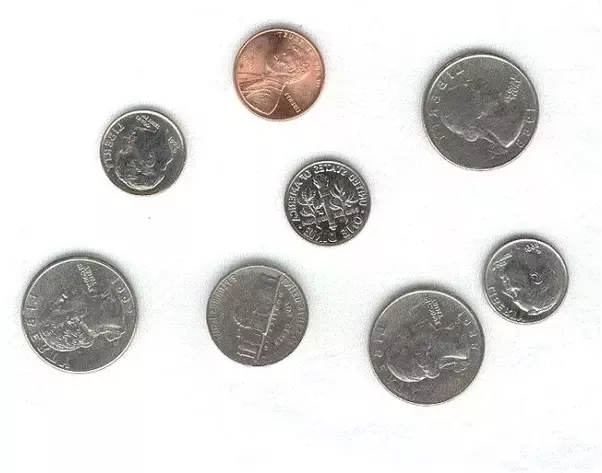
#> input picture Assignment2/coins/coins.png, 602 x 473 px
$ python threshold.py
#> lines starting #> are read from the running program, lines starting #| are printed output that depends on the picture; after the words box and inside, x2 and y2 are one past the last pixel; in counts of white or black regions, pixels touching at a corner belong together
import cv2
import matplotlib.pyplot as plt
import numpy as np

def nothing(x): pass

def plot_image(img, color_map=None):
    plt.imshow(img, cmap=color_map)
    plt.show()

img = cv2.imread("./coins/coins.png")
#> img is the input picture: shape (473, 602, 3); mean B, G, R 219.3, 220.7, 222.1
img = cv2.cvtColor(img, cv2.COLOR_BGR2RGB)

plot_image(img)

img = cv2.GaussianBlur(img, (5, 5), 10)
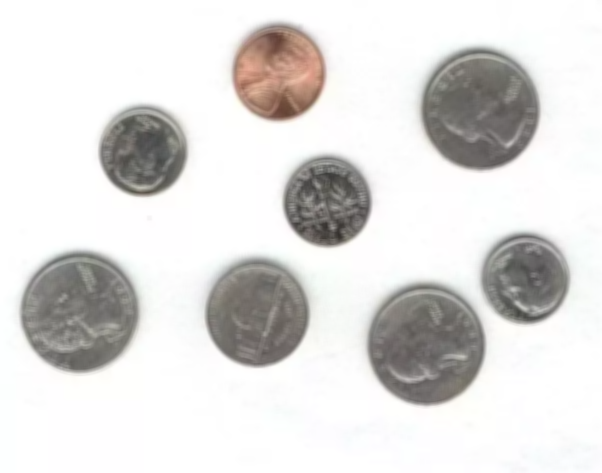
#> img: shape (473, 602, 3); mean R, G, B 222.1, 220.7, 219.3

grayscale_img = cv2.cvtColor(img, cv2.COLOR_BGR2GRAY)
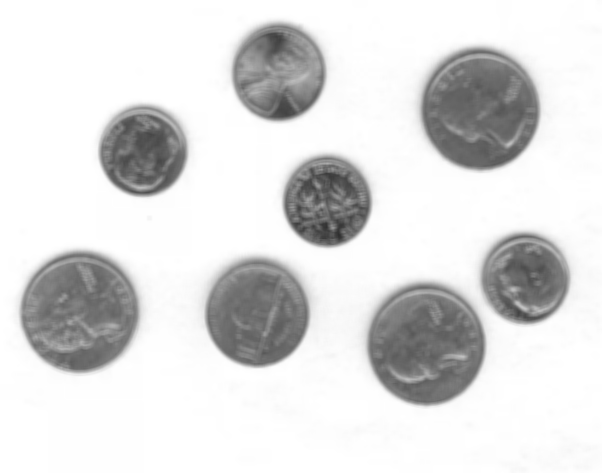
#> grayscale_img: shape (473, 602); min 47, max 255, mean 220.4
cv2.namedWindow("Threshold")
cv2.createTrackbar("T", "Threshold", 0, 255, nothing)
#> slider 'T' is set to 85

while True:
    t = cv2.getTrackbarPos("T", "Threshold")
    _, tmp = cv2.threshold(grayscale_img, t, 255, cv2.THRESH_BINARY_INV)
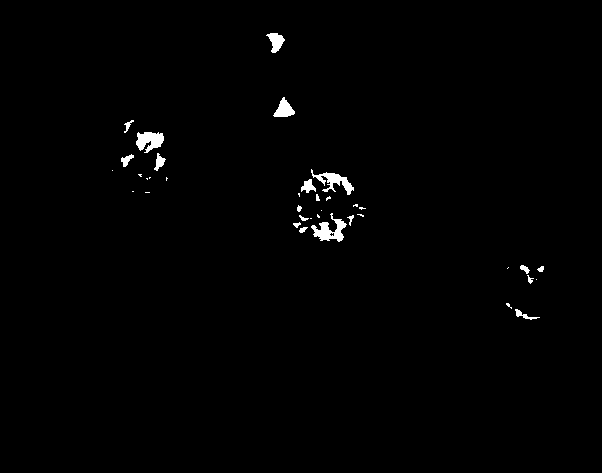
#> tmp: shape (473, 602); 0.88% white; 37 white regions (18 under 20 px), largest, box (x1, y1, x2, y2) and area: (311, 213, 347, 242) 449, (136, 132, 164, 153) 397, (311, 169, 354, 195) 391
    cv2.imshow("Threshold", tmp)
    if cv2.waitKey(1) == 27:
#> (key Esc is pressed here)
        break
cv2.destroyAllWindows()
